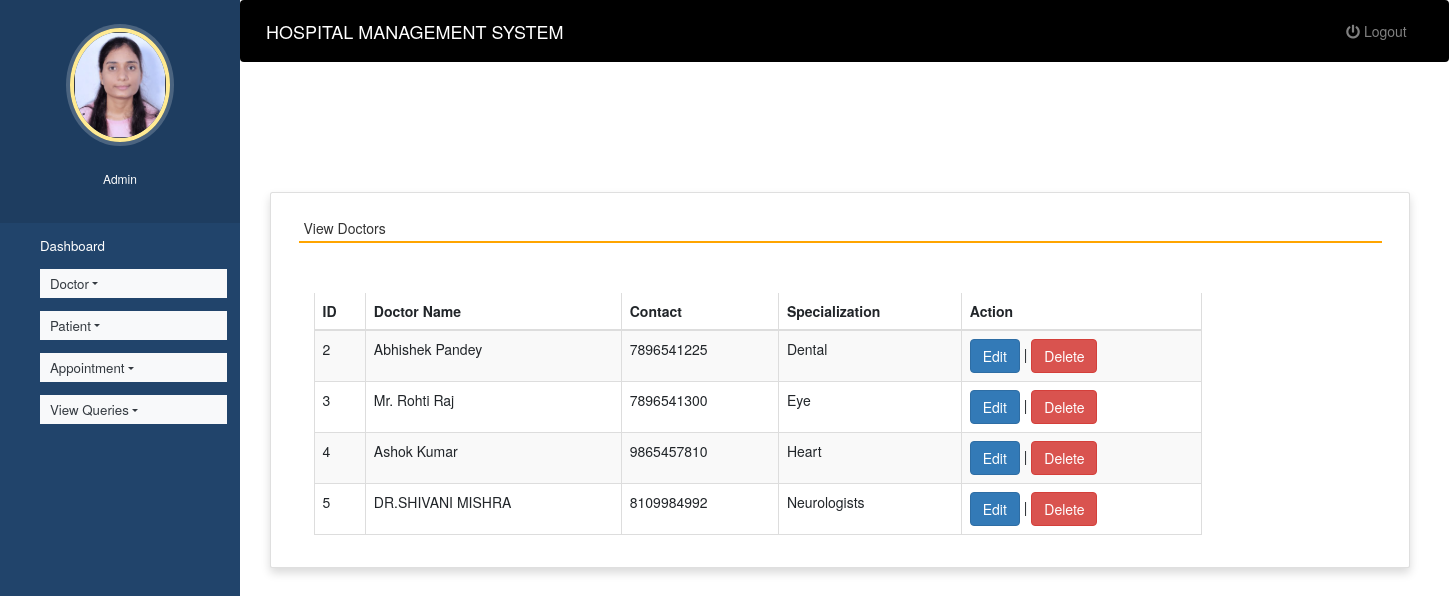
Page /view_doctor (signed in) on the committed database.
### hospitals/models.py (models this page shows, shortened)
class Doctor(models.Model):
    name = models.CharField(max_length=50)
    mobile = models.IntegerField()
    special = models.CharField(max_length=50)

### hospitals/views.py (the view)
# urls.py: path('view_doctor', view_doctor, name='view_doctor'),
def view_doctor(request):
    if not request.user.is_staff:
        return redirect('login')
    doc = Doctor.objects.all()
    d = {'doc':doc}
    return render(request,'view_doctor.html', d)

### hospitals/templates/view_doctor.html (shortened to what this page needs)
{% extends 'admin_nav.html' %}
{% load static %}
{% block content %}
<head>
 <link rel="stylesheet" href="https://maxcdn.bootstrapcdn.com/bootstrap/3.4.1/css/bootstrap.min.css">
  <link rel="stylesheet" href="https://cdnjs.cloudflare.com/ajax/libs/font-awesome/4.7.0/css/font-awesome.min.css">
  <link rel="stylesheet" href="https://use.fontawesome.com/releases/v5.6.3/css/all.css">
</head>
<br><br><br><br>
<div class="container card shadow m-5">
    <div class="card-body">
        <h5 class="p-2" style="border-bottom: 2px solid orange">View Doctors</h5>
		<div class="container mt-5">
			<div class="table-responsive">
		<table id="example" class="table table-striped table-bordered table-sm" style="width:80%">
			<thead>
				<tr>
					<th>ID</th>
					<th>Doctor Name</th>
					<th>Contact</th>
					<th>Specialization</th>
                    <th>Action</th>
				</tr>
			</thead>
			<tbody>
            {% for i in doc %}
			<tr>
				<td>{{i.id}}</td>
				<td>{{i.name}}</td>
				<td>{{i.mobile}}</td>
				<td>{{i.special}}</td>
				<td><a href="{% url 'edit_doctor' i.id %}" class="btn btn-primary">Edit</a> |
				<a href="{% url 'delete_doctor' i.id %}" onclick="return confirm('Are you ready to delete this record ?')" class="btn btn-danger">Delete</a></td>
			</tr>
			{% endfor %}
			</tbody>
		</table>
				</div>
	 </div>
	</div>
</div>
{% endblock content %}

### hospitals/static/style.css (style rules this page uses)
body { padding-left: 240px; }

### hospitals/templates/admin_nav.html (style rules this page uses)
a:link { text-decoration: none; }
a { color: white; }
body { padding-left: 240px; }

### rows in the picture
Doctor: id "2", name "Abhishek Pandey", mobile "7896541225", special "Dental"
Doctor: id "3", name "Mr. Rohti Raj", mobile "7896541300", special "Eye"
Doctor: id "4", name "Ashok Kumar", mobile "9865457810", special "Heart"
Doctor: id "5", name "DR.SHIVANI MISHRA", mobile "8109984992", special "Neurologists"
